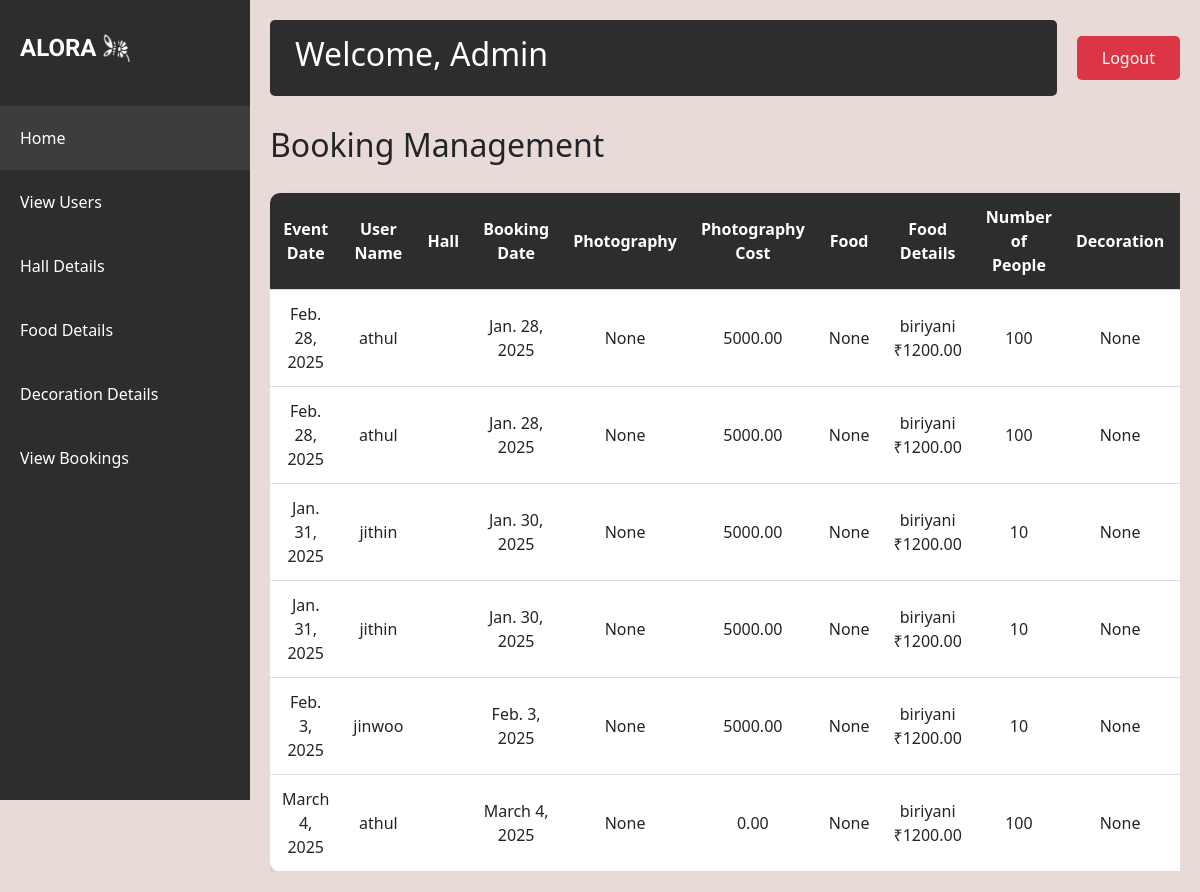
The app's page /admin_view_booking, older data.
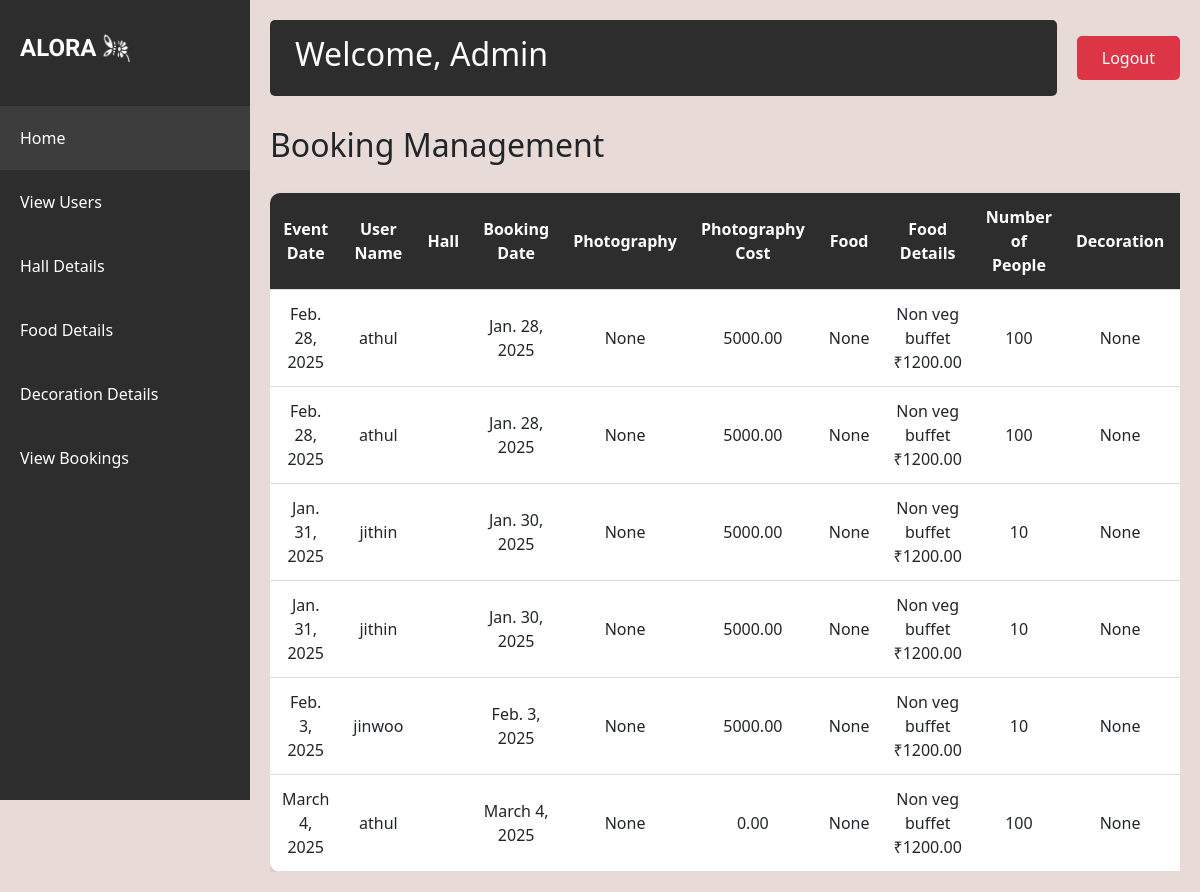
The same page, newer data.
### app/models.py (models this page shows)
class Bookings(models.Model):
    event_date=models.DateField(null=True)
    event_status=models.CharField(max_length=100,default='pending')
    user_id=models.ForeignKey(User,on_delete=models.CASCADE)
    hall_id=models.ForeignKey(Halls,on_delete=models.CASCADE)
    booking_date=models.DateField(auto_now_add=True)
    payment_status=models.CharField(max_length=100)
    photography=models.CharField(max_length=100,null=True,blank=True)
    no_of_persons=models.IntegerField(null=True,blank=True)
    food_value=models.BooleanField(null=True,blank=True)
    food=models.ForeignKey(Food,on_delete=models.CASCADE)
    decoration_value=models.BooleanField(null=True,blank=True)
    decoration=models.ForeignKey(Decoration,on_delete=models.CASCADE)
    photography_cost=models.DecimalField(max_digits=10,decimal_places=2)
    total_payment=models.DecimalField(max_digits=10,decimal_places=2)

class Food(models.Model):
    food_image=models.FileField(upload_to='images/')
    food_price=models.DecimalField(max_digits=10,decimal_places=2)
    food_name=models.CharField(max_length=100,null=True)

### app/views.py (the view)
# urls.py: path('admin_view_booking',views.admin_view_booking,name='admin_view_booking'),
def admin_view_booking(request):
    book=Bookings.objects.all()
    return render(request,'admin_booking.html',{'data':book})

### templates/admin_booking.html (shortened to what this page needs)
<!DOCTYPE html>
<html lang="en">
<head>
    {% load static %}
    <link href="https://cdn.jsdelivr.net/npm/bootstrap@5.3.0/dist/css/bootstrap.min.css" rel="stylesheet">
</head>
<body>
    <div class="sidebar">
        <div class="logo-container">
            <div class="logo">ALORA</div>
            <img src="{% static 'aloral.png' %}" alt="Light Bulb" class="logo-image">
        </div>
        <nav class="nav flex-column">
            <a class="nav-link active" href="{% url 'admin' %}">Home</a>
            <a class="nav-link" href="{% url 'viewusers' %}">View Users</a>
            <a class="nav-link" href="{% url 'halldetails' %}">Hall Details</a>
            <a class="nav-link" href="{% url 'fooddetails' %}">Food Details</a>
            <a class="nav-link" href="{% url 'decorationdetails' %}">Decoration Details</a>
            <a class="nav-link" href="{% url 'admin_view_booking' %}">View Bookings</a>
        </nav>
    </div>
    <div class="main-content">
        <div class="top-nav">
            <div class="welcome-section">
                <h2>Welcome, Admin</h2>
            </div>
            <a href="{% url 'logout' %}" class="logout-btn">Logout</a>
        </div>
        <h2>Booking Management</h2>
        <div style="overflow-x: auto;">
            {% if data %}
                <table class="booking-table">
                    <thead>
                        <tr>
                            <th>Event Date</th>
                            <th>User Name</th>
                            <th>Hall</th>
                            <th>Booking Date</th>
                            <th>Photography</th>
                            <th>Photography Cost</th>
                            <th>Food</th>
                            <th>Food Details</th>
                            <th>Number of People</th>
                            <th>Decoration</th>
                            <th>Decoration Details</th>
                        </tr>
                    </thead>
                    <tbody>
                        {% for x in data %}
                        <tr>
                            <td>{{ x.event_date }}</td>
                            <td>{{ x.user_id.username }}</td>
                            <td>{{ x.hall_id.name }}</td>
                            <td>{{ x.booking_date }}</td>
                            <td>{{ x.photography }}</td>
                            <td>{{ x.photography_cost }}</td>
                            <td>{{ x.food_value }}</td>
                            <td>{{ x.food.food_name }} <br> ₹{{ x.food.food_price }}</td>
                            <td>{{ x.no_of_persons }}</td>
                            <td>{{ x.decoration_value }}</td>
                            <td>{{ x.decoration.decoration_name }} <br> ₹{{ x.decoration.decoration_price }}</td>
                        </tr>
                        {% endfor %}
                    </tbody>
                </table>
            {% else %}
                <p>No bookings found.</p>
            {% endif %}
        </div>
    </div>
</body>
</html>

Row changes from the older to the newer data that the page shows:
changed through a linked row, Bookings (number 1 of 6 on the later page): food.food_name "biriyani" → "Non veg buffet"
changed through a linked row, Bookings (number 2 of 6 on the later page): food.food_name "biriyani" → "Non veg buffet"
changed through a linked row, Bookings (number 3 of 6 on the later page): food.food_name "biriyani" → "Non veg buffet"
changed through a linked row, Bookings (number 4 of 6 on the later page): food.food_name "biriyani" → "Non veg buffet"
changed through a linked row, Bookings "Feb. 3, 2025": food.food_name "biriyani" → "Non veg buffet"
changed through a linked row, Bookings "March 4, 2025": food.food_name "biriyani" → "Non veg buffet"
